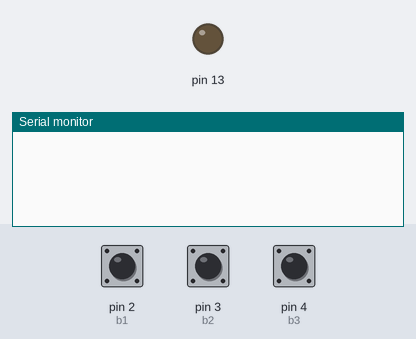
This sketch was run on a simulated Arduino Uno, built with avr-gcc and run on an emulated ATmega328P. Parts: output pins drawn as LEDs (lit = HIGH), the last lines printed to the serial monitor. The inputs (shaded band) are chosen by the test bench; at power-on: pin 2 (b1) HIGH, pin 3 (b2) HIGH, pin 4 (b3) HIGH.

Above: at 1.2 s.
1.3 s: pin 2 (b1) pulsed LOW 2 times (0.12 s each, 0.3 s apart)
At 2.8 s:
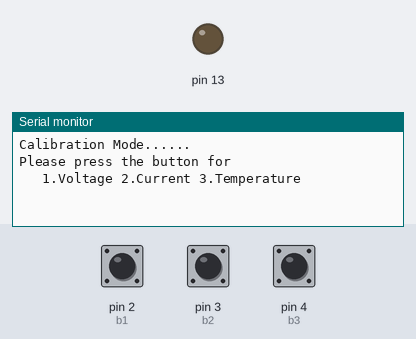
3.4 s: pin 3 (b2) pulsed LOW 2 times (0.12 s each, 0.3 s apart)
At 6.4 s:
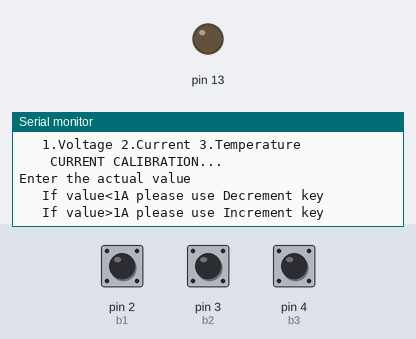

Measured:
- after the input at 1.3 s, the serial monitor: prints a new line after 0.12 s (image 1)
- after the input at 3.4 s, the serial monitor: prints a new line after 0.12 s (image 2)

The sketch:

buttn_GUI.ino
```cpp
int b1=2;
int b2=3;
int b3=4;
boolean flag1=0;
boolean flag2=0;
boolean flag3=0;
boolean pressed;
int a1,a2,a3;
unsigned char c=0;
float count;
float countc;
boolean d;
boolean a;
boolean e;
boolean f;
void setup()
{
    pinMode(b1, INPUT);//this time we will set the pin as INPUT
  pinMode(b2, INPUT);
  pinMode(b3, INPUT);
  pinMode(13,OUTPUT);
  Serial.begin(9600);
    count=1.5;
    countc=1;
}
void loop()
{

 a1=digitalRead(b1);

    a2= digitalRead(b2);
      a3 = digitalRead(b3);
      if(a2==LOW)
  {
    flag2=1;
  }
  if(a3==LOW)
  {
    flag3=1;
  }
  if(a1==LOW)
  {
    flag1=1;
  }
  if((a1==HIGH)&&(flag1==1)&&(c==0))
  {
    Serial.println("Calibration Mode......");
    delay(500);
    Serial.println("Please press the button for");
    Serial.println("\t 1.Voltage 2.Current 3.Temperature");
    flag1=0;
    c=1;
  }
    if((a1==HIGH)&&(flag1==1)&&(c==1))
    {
      Serial.println(" \t VOLTAGE CALIBRATION...");
      delay(500);
      Serial.println("Enter the actual value");
      delay(500);
      Serial.println("\t If value<1.5v please use Decrement key");
      delay(500);
      Serial.println("\t If value>1.5v please use Increment key");
      flag1=0;
      c=2;
     f=1;
    }

      if((a2==HIGH)&&(flag2==1)&&(c==2)&&(f==1))
  {
    count=count+0.01;
    Serial.println(count);
    flag2=0;
    d=1;
  }

  if((a3==HIGH)&&(flag3==1)&&(c==2)&&(f==1))
  {
    count=count-0.01;
    Serial.println(count);
    flag3=0;
    d=1;
  }
  if((a1==HIGH)&&(flag1==1)&&(d==1))
    {
      Serial.print("finalised voltage value is:");
      Serial.println(count);
      flag1=0;
  }

  if((a2==HIGH)&&(flag2==1)&&(c==1))
    {
      Serial.println(" \t CURRENT CALIBRATION...");
      delay(500);
      Serial.println("Enter the actual value");
      delay(500);
      Serial.println("\t If value<1A please use Decrement key");
      delay(500);
      Serial.println("\t If value>1A please use Increment key");
      flag2=0;
      c=2;
      d=2;
    }
    if((a2==HIGH)&&(flag2==1)&&(c==2)&&(d==2))
  {
    countc=countc+0.01;
    Serial.println(countc);
    flag2=0;
e=1;
  }
  if((a3==HIGH)&&(flag3==1)&&(c==2)&&(d=2))
  {
    countc=countc-0.01;
    Serial.println(countc);
    flag3=0;
 e=1;
  }
  if((a1==HIGH)&&(flag1==1)&&(e==1)&&(d==2))
    {
      Serial.print("finalised current value is:");
      Serial.println(countc);
      flag1=0;

  }
}
```
